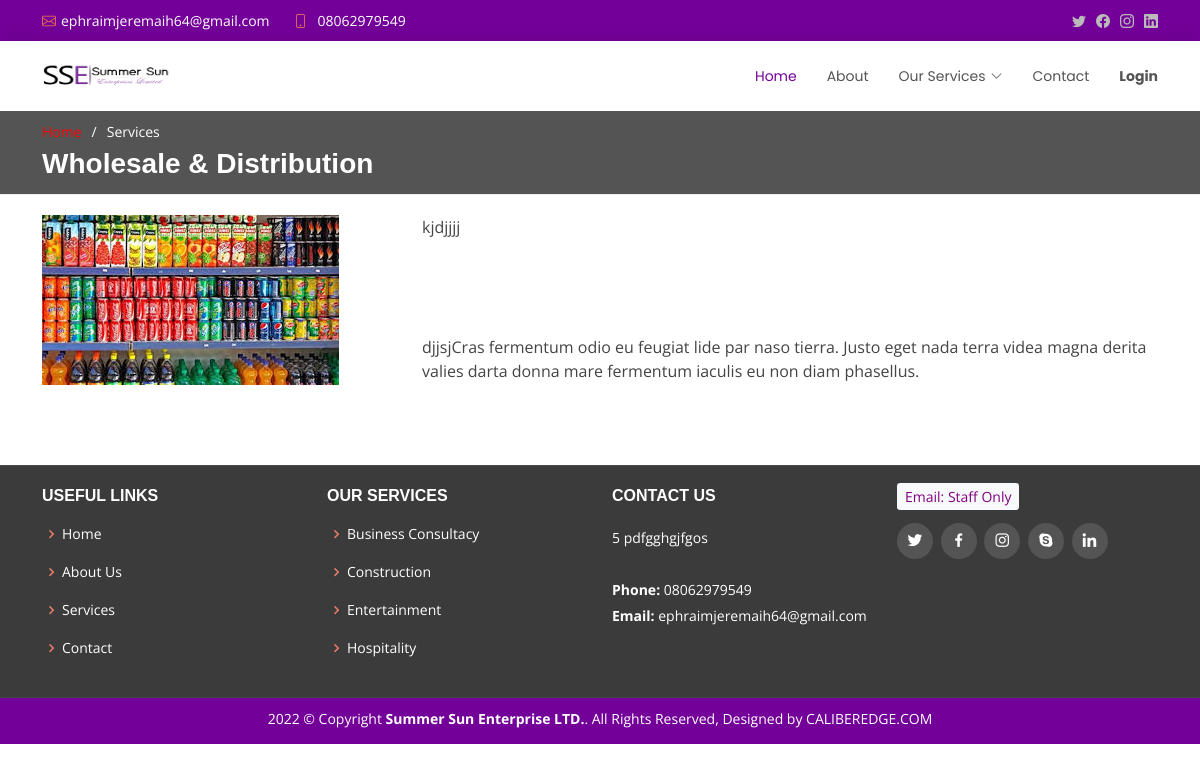
The app's page /wholesale.php with its own data.
### tables this page shows
CREATE TABLE IF NOT EXISTS `editor` (
  `ID` int(11) NOT NULL AUTO_INCREMENT,
  `about` longtext NOT NULL,
  `about_us` longtext NOT NULL,
  `business` longtext NOT NULL,
  `construction` longtext NOT NULL,
  `entertainment` longtext NOT NULL,
  `hospitality` longtext NOT NULL,
  `address` varchar(200) NOT NULL,
  `email` varchar(100) NOT NULL,
  `phone` varchar(30) NOT NULL,
  `map` varchar(1000) NOT NULL,
  PRIMARY KEY (`ID`)
);

CREATE TABLE IF NOT EXISTS `picture` (
  `ID` int(12) NOT NULL AUTO_INCREMENT,
  `pictures_name` varchar(2000) NOT NULL,
  PRIMARY KEY (`ID`)
);

### session_editor.php (called while the page is built, shortened)
<?php
$result = mysqli_query($connection,"SELECT * FROM editor WHERE ID = 1")
      or die("Query failed");
 $row = mysqli_fetch_array($result);
?>

### wholesale.php (the view)
<?php
include("header.php");
include("connection.php");
include("session_editor.php");
$result6 = mysqli_query($connection,"SELECT * FROM picture WHERE ID = 6")
     or die("Query failed");
 $row6 = mysqli_fetch_array($result6);
?>
  <main id="main">
    <section id="breadcrumbs" class="breadcrumbs">
      <div class="container">
        <ol>
          <li><a style="color: red;" href="index.php">Home</a></li>
          <li style="color: white;">Services</li>
        </ol>
        <h2>Wholesale & Distribution</h2>
      </div>
    </section>
    <section id="about" class="about">
      <div class="container">
        <div class="row">
          <div class="col-lg-4">
            <img src="assets/images/<?php echo $row6['pictures_name'];?>" class="img-fluid" alt="">
          </div>
          <div class="col-lg-8 pt-4 pt-lg-0 content">
          <?php echo $row['about_us']; ?>
          </div>
        </div>
      </div>
    </section>
  </main>
  <?php
include("footer.php");
?>

### header.php (shortened to what this page needs)
<?php
include("connection.php");
$result = mysqli_query($connection,"SELECT * FROM editor WHERE ID = 1")
      or die("Query failed");
 $row = mysqli_fetch_array($result);
?>
<!DOCTYPE html>
<html lang="en">
<head>
  <link href="assets/vendor/animate.css/animate.min.css" rel="stylesheet">
  <link href="assets/vendor/aos/aos.css" rel="stylesheet">
  <link href="assets/vendor/bootstrap/css/bootstrap.min.css" rel="stylesheet">
  <link href="assets/vendor/bootstrap-icons/bootstrap-icons.css" rel="stylesheet">
  <link href="assets/vendor/boxicons/css/boxicons.min.css" rel="stylesheet">
  <link href="assets/vendor/glightbox/css/glightbox.min.css" rel="stylesheet">
  <link href="assets/vendor/swiper/swiper-bundle.min.css" rel="stylesheet">
  <link href="assets/css/style.css" rel="stylesheet">
</head>
<body>
  <section id="topbar" class="d-flex align-items-center">
    <div class="container d-flex justify-content-center justify-content-md-between">
      <div class="contact-info d-flex align-items-center">
        <i class="bi bi-envelope d-flex align-items-center"><a href="mailto:<?php echo $row['email']; ?>"><?php echo $row['email']; ?></a></i>
        <i class="bi bi-phone d-flex align-items-center ms-4"><span><a href="tel:<?php echo $row['phone']; ?>"><?php echo $row['phone']; ?></span></a></i>
      </div>
      <div class="social-links d-none d-md-flex align-items-center">
        <a href="#" class="twitter"><i class="bi bi-twitter"></i></a>
        <a href="#" class="facebook"><i class="bi bi-facebook"></i></a>
        <a href="#" class="instagram"><i class="bi bi-instagram"></i></a>
        <a href="#" class="linkedin"><i class="bi bi-linkedin"></i></i></a>
      </div>
    </div>
  </section>
  <header id="header" class="d-flex align-items-center">
    <div class="container d-flex justify-content-between">
      <div class="logo">
      <a href="index"><img src="assets/img/index 2.png"  width="130" height="60" alt="image" class="img-fluid"></a>
      </div>
      <nav id="navbar" class="navbar">
        <ul>
          <li><a class="active" href="index.php">Home</a></li>
          <li><a href="about.php">About</a></li>
          <li class="dropdown"><a href="#"><span>Our Services</span> <i class="bi bi-chevron-down"></i></a>
          </li>
          <li><a href="contact.php">Contact</a></li>
          <li><a href="login/login.php"><b>Login</b></a></li>
        </ul>
      </nav>
    </div>
  </header>

### footer.php (shortened to what this page needs)
<?php
include("connection.php");
$result = mysqli_query($connection,"SELECT * FROM editor WHERE ID = 1")
      or die("Query failed");
 $row = mysqli_fetch_array($result);
?>
<footer id="footer">
    <div class="footer-top">
      <div class="container">
        <div class="row">
          <div class="col-lg-3 col-md-6 footer-links">
            <h4>Useful Links</h4>
            <ul>
              <li><i class="bx bx-chevron-right"></i> <a href="index.php">Home</a></li>
              <li><i class="bx bx-chevron-right"></i> <a href="about.php">About Us</a></li>
              <li><i class="bx bx-chevron-right"></i> <a href="#">Services</a></li>
              <li><i class="bx bx-chevron-right"></i> <a href="contact.php">Contact</a></li>
            </ul>
          </div>
          <div class="col-lg-3 col-md-6 footer-links">
            <h4>Our Services</h4>
            <ul>
              <li><i class="bx bx-chevron-right"></i> <a href="business.php">Business Consultacy</a></li>
              <li><i class="bx bx-chevron-right"></i> <a href="construction.php">Construction</a></li>
              <li><i class="bx bx-chevron-right"></i> <a href="entertainment.php">Entertainment</a></li>
              <li><i class="bx bx-chevron-right"></i> <a href="hospitality.php">Hospitality</a></li>
            </ul>
          </div>
          <div class="col-lg-3 col-md-6 footer-contact">
            <h4>Contact Us</h4>
            <p>
              <?php echo $row['address']; ?>
             <br><br>
              <strong>Phone:</strong> <?php echo $row['phone']; ?><br>
              <strong>Email:</strong> <?php echo $row['email']; ?><br>
            </p>
          </div>
          <div class="col-lg-3 col-md-6 footer-info">
            <a  class=" btn-sm btn-light" style="color: purple;" href="https://emailmg.ipage.com/roundcube/">Email: Staff Only </a>
            <div class="social-links mt-3">
              <a href="#" class="twitter"><i class="bx bxl-twitter"></i></a>
              <a href="#" class="facebook"><i class="bx bxl-facebook"></i></a>
              <a href="#" class="instagram"><i class="bx bxl-instagram"></i></a>
              <a href="#" class="google-plus"><i class="bx bxl-skype"></i></a>
              <a href="#" class="linkedin"><i class="bx bxl-linkedin"></i></a>
            </div>
          </div>
        </div>
      </div>
    </div>
    <div class="copyright">
       <a style="color: white;" href="https://caliberedge.com/"><?php echo date("Y"); ?> &copy; Copyright <strong><span>Summer Sun Enterprise LTD.</span></strong>. All Rights Reserved, Designed by CALIBEREDGE.COM</a>
      </div>
  </footer>
</body>
</html>

### assets/css/style.css (style rules this page uses)
body { font-family: "Open Sans", sans-serif; color: #444444; }
a { color: #730099; text-decoration: none; }
h1, h2, h3, h4, h5, h6 { font-family: "Raleway", sans-serif; }
#topbar { background: #730099; padding: 10px 0; font-size: 14px; }
#topbar .contact-info i { font-style: normal; color: #e96b56; }
#topbar .contact-info i a, #topbar .contact-info i span { padding-left: 5px; color: #fff; }
#topbar .contact-info i a { line-height: 0; transition: 0.3s; }
#topbar .social-links a { color: #bababa; line-height: 0; transition: 0.3s; margin-left: 10px; }
#header { height: 70px; transition: all 0.5s; z-index: 997; transition: all 0.5s; background: #fff; box-shadow: 0px 0px 20px 0px rgba(0, 0, 0, 0.1); }
#header .logo img { padding: 0; margin: 0; max-height: 40px; }
.navbar { padding: 0; }
.navbar ul { margin: 0; padding: 0; display: flex; list-style: none; align-items: center; }
.navbar li { position: relative; }
.navbar a, .navbar a:focus { display: flex; align-items: center; justify-content: space-between; padding: 10px 0 10px 30px; font-family: "Poppins", sans-serif; font-size: 14px; color: #545454; white-space: nowrap; transition: 0.3s; }
.navbar a i, .navbar a:focus i { font-size: 12px; line-height: 0; margin-left: 5px; }
.navbar a:hover, .navbar .active, .navbar .active:focus, .navbar li:hover > a { color: #730099; }
section { padding: 0 0 80px 0; }
.breadcrumbs { padding: 10px 0 5px 0; background: #545454; border-bottom: 1px solid #ededed; margin-bottom: 20px; }
.breadcrumbs h2 { font-size: 28px; font-weight: 700; color: #ffffff; }
.breadcrumbs ol { display: flex; flex-wrap: wrap; list-style: none; padding: 0 0 5px 0; margin: 0; font-size: 14px; }
.breadcrumbs ol li + li { padding-left: 10px; }
.breadcrumbs ol li + li::before { display: inline-block; padding-right: 10px; color: #ffffff; content: "/"; }
.about .content p:last-child { margin-bottom: 0; }
#footer { background: #730099; padding: 0 0 15px 0; color: #fff; font-size: 14px; }
#footer .footer-top { background: #3b3b3b; border-top: 1px solid #474747; border-bottom: 1px solid #474747; padding: 20px 0 0px 0; }
#footer .footer-top .footer-info { margin-bottom: 0px; }
#footer .footer-top .social-links a { font-size: 18px; display: inline-block; background: #545454; color: #fff; line-height: 1; padding: 8px 0; margin-right: 4px; border-radius: 50%; text-align: center; width: 36px; height: 36px; transition: 0.3s; }
#footer .footer-top h4 { font-size: 16px; font-weight: bold; color: #fff; text-transform: uppercase; position: relative; padding-bottom: 12px; }
#footer .footer-top .footer-links { margin-bottom: 30px; }
#footer .footer-top .footer-links ul { list-style: none; padding: 0; margin: 0; }
#footer .footer-top .footer-links ul i { padding-right: 2px; color: #ec7f6d; font-size: 18px; line-height: 1; }
#footer .footer-top .footer-links ul li { padding: 10px 0; display: flex; align-items: center; }
#footer .footer-top .footer-links ul li:first-child { padding-top: 0; }
#footer .footer-top .footer-links ul a { color: #fff; transition: 0.3s; display: inline-block; line-height: 1; }
#footer .footer-top .footer-contact { margin-bottom: 30px; }
#footer .footer-top .footer-contact p { line-height: 26px; }
#footer .copyright { text-align: center; padding-top: 10px; }

### records on screen
editor: email "ephraimjeremaih64@gmail.com", phone "08062979549", about_us "kjdjjjj djjsjCras fermentum odio eu feugiat lide par naso tierra. Justo eget nada terra videa magna derita valies darta donna mare fermentum iaculis eu non diam phasellus.", address "5 pdfgghgjfgos"
picture: pictures_name (picture)
